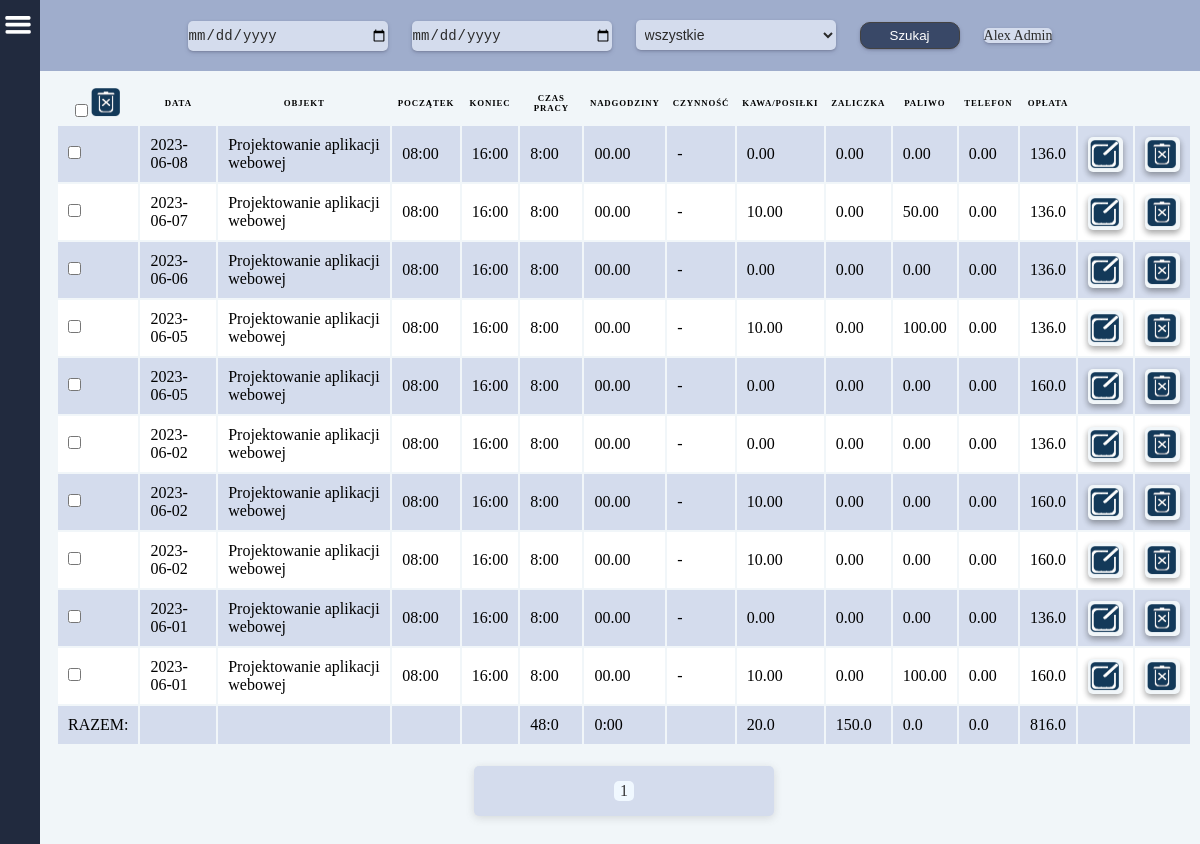
Before: /user_raport/1/ (signed in) with the older database file.
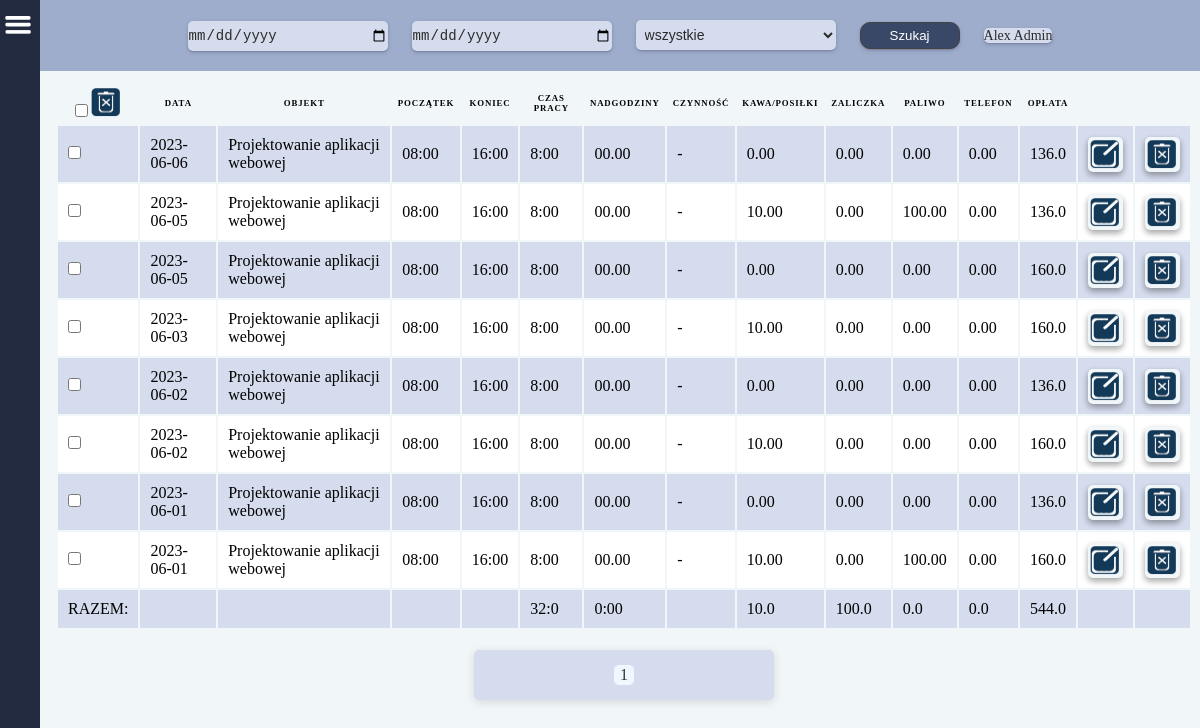
After: the same page with the newer database file.
### main/models.py (models this page shows, shortened)
class Work(models.Model):
    date = models.CharField(
        null=False,
        default='00-00-00',
        max_length=8,
        verbose_name='Data',
    )
    username = models.CharField(
        null=True,
        max_length=125,
        verbose_name='Imię użytkownika',
    )
    timestart = models.CharField(
        null=False,
        default='00:00',
        max_length=5,
        verbose_name='Początek',
    )
    timefinish = models.CharField(
        null=False,
        default='00:00',
        max_length=5,
        verbose_name='Koniec',
    )
    diff_time = models.CharField(
        null=True,
        default='00:00',
        max_length=5,
        verbose_name='Czas pracy',
    )
    over_time = models.CharField(
        null=True,
        default='00:00',
        max_length=5,
        verbose_name='Nadgodziny',
    )
    sum_time_sec = models.FloatField(
        null=True,
        default=0.00,
        verbose_name='Czas pracy razem',
    )
    sum_over_time_sec = models.CharField(
        null=True,
        default='00:00',
        max_length=5,
        verbose_name='Nadgodziny',
    )
    work_object = models.CharField(
        null=True,
        max_length=100,
        verbose_name='Miejsce pracy',
    )
    work_type = models.CharField(
        null=True,
        max_length=100,
        verbose_name='Czynność',
    )
    coffee_food = models.CharField(
        null=True,
        max_length=100,
        verbose_name='Kawa/Posiłki',
    )
    fuel = models.CharField(
        null=True,
        max_length=100,
        verbose_name='Paliwo',
    )
    prepayment = models.CharField(
        null=True,
        max_length=100,
        verbose_name='Zaliczka',
    )
    phone_costs = models.CharField(
        null=True,
        max_length=100,
        verbose_name='Telefon',
    )
    payment = models.CharField(
        null=True,
        default=0.00,
        max_length=100,
        verbose_name='Kwota',
    )
    payment_hour = models.FloatField(
        default=0,
        verbose_name='Stawka za godzinę',
    )
    user = models.ManyToManyField(
        CustomUser,
    )
    work_objects = models.ManyToManyField(
        'WorkObject'
    )

### main/views.py (the view, shortened to what this page needs)
# urls.py: path('user_raport/<user_pk>/', getUserRaport, name='user_raport'),
def getUserRaport(request, user_pk):
    user = CustomUser.objects.get(pk=user_pk)
    work_objects = WorkObject.objects.filter(user__id=user_pk)
    if request.user.is_superuser:
        works = Work.objects.prefetch_related('user').order_by('-date')
    else:
        works = Work.objects.filter(user=request.user).order_by('-date')
    total_coffee_food = Work.objects.filter(user__id=user_pk,).aggregate(total_coffee_food=Sum('coffee_food'))['total_coffee_food']
    total_fuel = Work.objects.filter(user__id=user_pk).aggregate(total_fuel=Sum('fuel'))['total_fuel']
    total_prepayment = Work.objects.filter(user__id=user_pk).aggregate(total_prepayment=Sum('prepayment'))['total_prepayment']
    total_phone_costs = Work.objects.filter(user__id=user_pk).aggregate(total_phone_costs=Sum('phone_costs'))['total_phone_costs']
    total_payment = Work.objects.filter(user__id=user_pk).aggregate(total_payment=Sum('payment'))['total_payment']
    total_sum_time_sec = Work.objects.filter(user__id=user_pk).aggregate(total_sum_time_sec=Sum('sum_time_sec'))['total_sum_time_sec']
    total_sum_over_time_sec = Work.objects.filter(user__id=user_pk).aggregate(total_sum_over_time_sec=Sum('sum_over_time_sec'))['total_sum_over_time_sec']
    if total_sum_time_sec:
        total_hours = total_sum_time_sec // 3600
        total_sec = total_sum_time_sec % 3600
        total_min = total_sec // 60
        total_work_time = f'{int(total_hours)}:{int(total_min)}'
    else:
        total_work_time = '0:00'
    if total_sum_over_time_sec:
        total_hours = total_sum_over_time_sec // 3600
        total_sec = total_sum_over_time_sec % 3600
        total_min = total_sec // 60
        if total_min < 10 or total_min == 0.0:
            total_work_over_time = f'{int(total_hours)}:0{int(total_min)}'
        else:
            total_work_over_time = f'{int(total_hours)}:{int(total_min)}'
    else:
        total_work_over_time = '0:00'
    paginator = Paginator(works, 35)
    page_number = request.GET.get('page')
    page_obj = paginator.get_page(page_number)
    context = {
        'user': user,
        'works': works,
        'work_objects': work_objects,
        'total_coffee_food': total_coffee_food,
        'total_fuel': total_fuel,
        'total_prepayment': total_prepayment,
        'total_phone_costs': total_phone_costs,
        'total_payment': total_payment,
        'total_work_time': total_work_time,
        'total_work_over_time': total_work_over_time,
        'page_obj': page_obj,
    }
    return render(request, 'user_raport.html', context)

### main/models.py (called while the page is built)
    def __str__(self):
        return str(self.id)

### main/templatetags/messages.py (called while the page is built)
@register.simple_tag
def all_messages_quantity(username):
    count = 0
    quantity = IsRead.objects.filter(
        username=username,
        is_read=False,
    )
    print('quantity', quantity)
    for q in quantity:
        count += 1
    return count

### main/templatetags/vacation_requests.py (called while the page is built)
@register.simple_tag
def request_quantity():
    reqs = VacationRequest.objects.all().order_by('-v_request__id')
    count = 0
    for r in reqs:
        if r.v_request.consideration is True:
            count += 1
    return count

### main/templates/user_raport.html (shortened to what the changed rows need)
{% extends 'base.html' %}
{% load static %}
    {% block content %}
    <div class="page-container">
        <div class="container">
            <table>
                <form method="POST">
                <thead>
                    <tr>
                        <th>
                            <input type="checkbox" onclick="checkAll()">
                            <input type="image" src="{% static 'images/delete.png' %}" width="30" height="30">
                        </th>
                        <th>Data</th>
                        <th>Objekt</th>
                        <th>Początek</th>
                        <th>Koniec</th>
                        <th>Czas pracy</th>
                        <th>Nadgodziny</th>
                        <th>Czynność</th>
                        <th>Kawa/Posiłki</th>
                        <th>Zaliczka</th>
                        <th>Paliwo</th>
                        <th>Telefon</th>
                        <th>Opłata</th>
                    </tr>
                </thead>
                {% for work in page_obj %}
                    <tr>
                        <td>
                            <input id="check" type="checkbox" name="marked" value="{{ work.id }}" >
                        </td>
                        <td data-label="Data">{{work.date}}</td>
                        <td data-label="Objekt">{{work.work_object}}</td>
                        <td data-label="Początek">{{work.timestart}}</td>
                        <td data-label="Koniec">{{work.timefinish}}</td>
                        <td data-label="Czas pracy">{{work.diff_time}}</td>
                        <td data-label="Nadgodziny">{{work.over_time}}</td>
                        {% if work.work_type %}
                            <td class="odd" data-label="Czynność">{{work.work_type}}</td>
                        {% else %}
                            <td class="odd" data-label="Czynność"> - </td>
                        {% endif %}
                        <td data-label="Kawa/Posiłki">{{work.coffee_food}}</td>
                        <td data-label="Zaliczka">{{work.prepayment}}</td>
                        <td data-label="Paliwo">{{work.fuel}}</td>
                        <td data-label="Telefon">{{work.phone_costs}}</td>
                        <td data-label="Opłata">{{work.payment}}</td>
                        <td class="ch">
                            <a class="label_img" href="{% url 'update_user_work' work.pk %}" >
                                <img src="{% static 'images/edit.png' %}" width="30" height="30">
                            </a>
                        </td>
                        <td class="nch">
                            <a class="label_img" href="{% url 'deleteUserWorkQuastion' work.pk %}">
                                <img src="{% static 'images/delete.png' %}" width="30" height="30">
                            </a>
                        </td>
                    </tr>
                {% endfor %}
                    <tr>
                        <td data-label="RAZEM">RAZEM:</td>
                        <td></td>
                        <td></td>
                        <td></td>
                        <td></td>
                        <td data-label="Czas pracy">{{total_work_time}}</td>
                        <td data-label="Nadgodziny">{{total_work_over_time}}</td>
                        <td ></td>
                        <td data-label="Kawa/Posiłki">{{total_coffee_food}}</td>
                        <td data-label="Zaliczka">{{total_fuel}}</td>
                        <td data-label="Paliwo">{{total_prepayment}}</td>
                        <td data-label="Telefon">{{total_phone_costs}}</td>
                        <td data-label="Opłata">{{total_payment}}</td>
                        <td></td>
                        <td></td>
                    </tr>
                </form>
            </table>
        </div>
    </div>
    {% endblock %}

Changed rows visible on the page:
removed Work: date "2023-06-08", work_object "Projektowanie aplikacji webowej", timestart "08:00", timefinish "16:00", diff_time "8:00", over_time "00.00", coffee_food "0.00", prepayment "0.00", fuel "0.00", phone_costs "0.00", payment "136.0"
removed Work: date "2023-06-07", work_object "Projektowanie aplikacji webowej", timestart "08:00", timefinish "16:00", diff_time "8:00", over_time "00.00", coffee_food "10.00", prepayment "0.00", fuel "50.00", phone_costs "0.00", payment "136.0"
changed Work (number 4 of 8 on the later page): date "2023-06-02" → "2023-06-03"; moves up the list
Other visible differences:
{{ total_work_time }}: "48:0" → "32:0"
{{ total_coffee_food }}: "20.0" → "10.0"
{{ total_fuel }}: "150.0" → "100.0"
{{ total_payment }}: "816.0" → "544.0"
